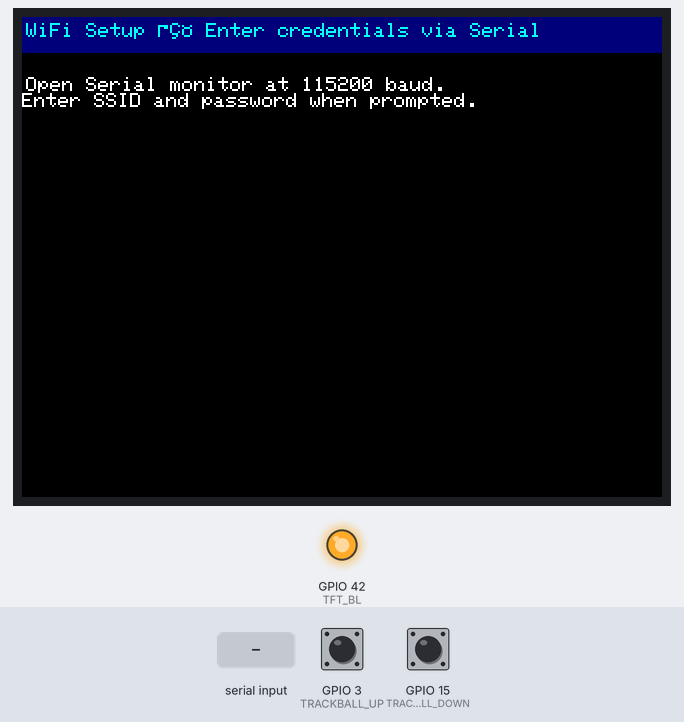
Bench run of a sketch on a simulated ESP32-S3. Shown: 320×240 colour display, output pins drawn as LEDs (lit = HIGH). The test bench sets the inputs (shaded band); at power-on: GPIO 3 (TRACKBALL_UP) HIGH, GPIO 15 (TRACKBALL_DOWN) HIGH. WiFi joins after 1.5 s; servers stay silent unless stated; what the sketch prints to the serial monitor is not drawn.

Above: at 1.8 s.
1.9 s: "1\n" received over Serial
3.4 s: "0\n" received over Serial
At 6.0 s:
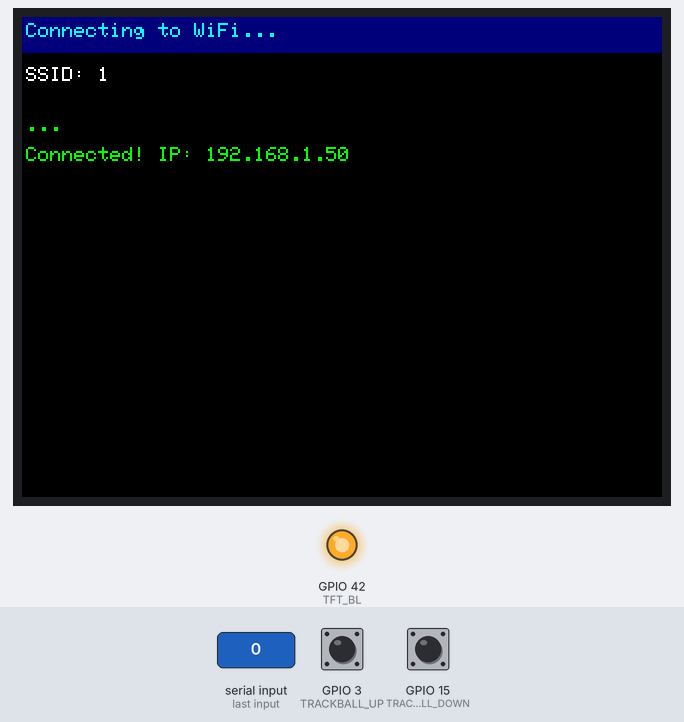
At 6.9 s:
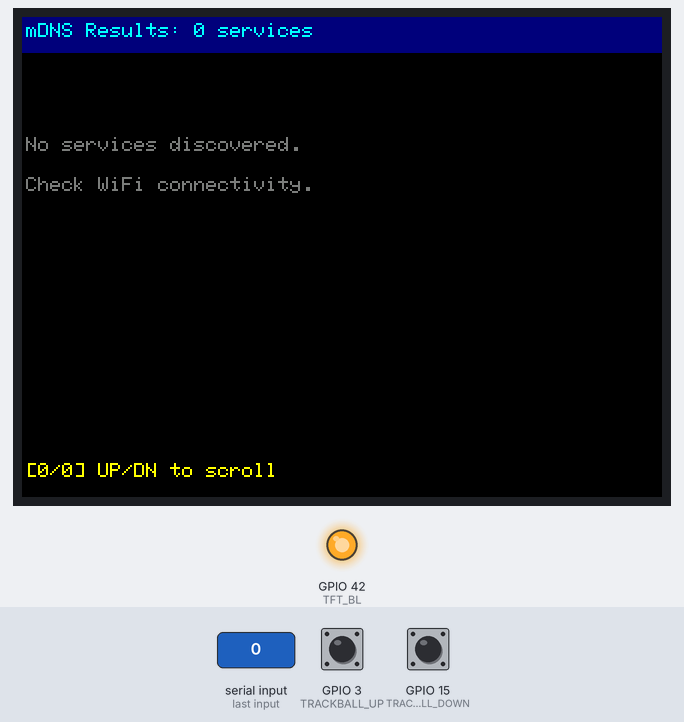
Timing chart, 0 to 8.4 s (numbered marks = the images above; inputs shaded):
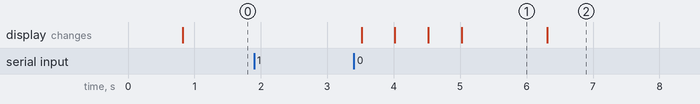

The sketch:

mdns_scanner.ino
```cpp
// =============================================================================
//  mdns_scanner.ino
//  Description : mDNS/Bonjour service discovery scanner for LilyGo T-Deck.
//                Connects to WiFi, queries mDNS services using ESPmDNS,
//                and displays results on the T-Deck 320x240 display with
//                scrolling. Serial outputs JSON per discovered service.
//  Board       : LilyGo T-Deck (ESP32-S3)
//  Libraries   : ESPmDNS (built-in), TFT_eSPI, WiFi (ESP32 core)
//  Serial out  : JSON per service {"name":"...","type":"...","host":"...","ip":"...","port":80}
// =============================================================================

#include <Arduino.h>
#include <WiFi.h>
#include <ESPmDNS.h>
#include <TFT_eSPI.h>
#include <vector>

// ---------------------------------------------------------------------------
// WiFi Credentials — edit before flashing or configure via Serial prompt
// ---------------------------------------------------------------------------
// Leave WIFI_SSID empty to prompt via Serial at startup.
#define WIFI_SSID    ""
#define WIFI_PASS    ""
#define WIFI_TIMEOUT 15000   // ms

// ---------------------------------------------------------------------------
// T-Deck Pin Definitions
// ---------------------------------------------------------------------------
#define TFT_CS    12
#define TFT_DC    11
#define TFT_RST   10
#define TFT_MOSI  41
#define TFT_SCLK  40
#define TFT_BL    42

// Trackball pins
#define TRACKBALL_UP    3
#define TRACKBALL_DOWN  15
#define TRACKBALL_LEFT  1
#define TRACKBALL_RIGHT 2
#define TRACKBALL_CLICK 0

// ---------------------------------------------------------------------------
// Service types to query
// ---------------------------------------------------------------------------
const char* SERVICE_TYPES[] = {
    "_http",
    "_https",
    "_ssh",
    "_smb",
    "_ftp",
    "_homekit",
    "_googlecast",
    "_airplay",
    "_raop",
    "_ipp",
    "_printer",
    "_rfb",
    "_mqtt",
    "_workstation",
    nullptr
};

// ---------------------------------------------------------------------------
// Global state
// ---------------------------------------------------------------------------

TFT_eSPI tft = TFT_eSPI();

struct ServiceEntry {
    String name;
    String service_type;
    String hostname;
    String ip;
    int port;
    String txt;
};

std::vector<ServiceEntry> discovered;
int scroll_offset = 0;
bool scan_complete = false;
String wifi_ssid = "";
String wifi_pass = "";

// ---------------------------------------------------------------------------
// Helpers
// ---------------------------------------------------------------------------

void drawHeader(const char *msg) {
    tft.fillRect(0, 0, 320, 18, TFT_NAVY);
    tft.setCursor(2, 3);
    tft.setTextColor(TFT_CYAN, TFT_NAVY);
    tft.setTextSize(1);
    tft.print(msg);
}

void drawStatus(const char *msg, uint16_t color = TFT_WHITE) {
    tft.fillRect(0, 220, 320, 20, TFT_BLACK);
    tft.setCursor(2, 223);
    tft.setTextColor(color, TFT_BLACK);
    tft.setTextSize(1);
    tft.print(msg);
}

void emitServiceJSON(const ServiceEntry &svc) {
    Serial.print("{\"type\":\"service\",\"name\":\"");
    Serial.print(svc.name);
    Serial.print("\",\"service_type\":\"");
    Serial.print(svc.service_type);
    Serial.print("\",\"host\":\"");
    Serial.print(svc.hostname);
    Serial.print("\",\"ip\":\"");
    Serial.print(svc.ip);
    Serial.print("\",\"port\":");
    Serial.print(svc.port);
    Serial.println("}");
}

// ---------------------------------------------------------------------------
// WiFi connection (with optional Serial credential prompt)
// ---------------------------------------------------------------------------

bool connectWiFi() {
    String ssid = String(WIFI_SSID);
    String pass = String(WIFI_PASS);

    if (ssid.length() == 0) {
        tft.fillScreen(TFT_BLACK);
        drawHeader("WiFi Setup — Enter credentials via Serial");
        tft.setCursor(2, 30);
        tft.setTextColor(TFT_WHITE, TFT_BLACK);
        tft.setTextSize(1);
        tft.println("Open Serial monitor at 115200 baud.");
        tft.println("Enter SSID and password when prompted.");

        Serial.println("[*] Enter WiFi SSID:");
        unsigned long t = millis();
        while (!Serial.available() && millis() - t < 30000) delay(100);
        if (Serial.available()) ssid = Serial.readStringUntil('\n');
        ssid.trim();

        Serial.println("[*] Enter WiFi Password:");
        t = millis();
        while (!Serial.available() && millis() - t < 30000) delay(100);
        if (Serial.available()) pass = Serial.readStringUntil('\n');
        pass.trim();
    }

    wifi_ssid = ssid;
    wifi_pass = pass;

    tft.fillScreen(TFT_BLACK);
    drawHeader("Connecting to WiFi...");
    tft.setCursor(2, 25);
    tft.setTextColor(TFT_WHITE, TFT_BLACK);
    tft.print("SSID: ");
    tft.println(ssid);

    Serial.print("{\"type\":\"wifi_connect\",\"ssid\":\"");
    Serial.print(ssid);
    Serial.println("\"}");

    WiFi.mode(WIFI_STA);
    WiFi.begin(ssid.c_str(), pass.c_str());

    unsigned long start = millis();
    int dots = 0;
    while (WiFi.status() != WL_CONNECTED && millis() - start < WIFI_TIMEOUT) {
        delay(500);
        tft.setCursor(2 + dots * 6, 50);
        tft.setTextColor(TFT_GREEN, TFT_BLACK);
        tft.print(".");
        dots++;
    }

    if (WiFi.status() == WL_CONNECTED) {
        String ip = WiFi.localIP().toString();
        tft.setCursor(2, 65);
        tft.setTextColor(TFT_GREEN, TFT_BLACK);
        tft.print("Connected! IP: ");
        tft.println(ip);
        Serial.print("{\"type\":\"wifi_ok\",\"ip\":\"");
        Serial.print(ip);
        Serial.println("\"}");
        delay(1000);
        return true;
    } else {
        tft.setCursor(2, 65);
        tft.setTextColor(TFT_RED, TFT_BLACK);
        tft.print("WiFi connection failed!");
        Serial.println("{\"type\":\"wifi_error\",\"reason\":\"timeout\"}");
        delay(2000);
        return false;
    }
}

// ---------------------------------------------------------------------------
// mDNS scanning
// ---------------------------------------------------------------------------

void scanMDNS() {
    tft.fillScreen(TFT_BLACK);
    drawHeader("mDNS Scanner — Scanning...");

    if (!MDNS.begin("tdeck")) {
        tft.setCursor(2, 30);
        tft.setTextColor(TFT_RED, TFT_BLACK);
        tft.print("mDNS init failed!");
        Serial.println("{\"type\":\"error\",\"reason\":\"MDNS init failed\"}");
        return;
    }

    int y = 25;
    int idx = 0;
    while (SERVICE_TYPES[idx] != nullptr) {
        const char *stype = SERVICE_TYPES[idx++];

        // Update display
        tft.fillRect(0, 18, 320, 12, TFT_BLACK);
        tft.setCursor(2, 20);
        tft.setTextColor(TFT_YELLOW, TFT_BLACK);
        tft.setTextSize(1);
        char qbuf[40];
        snprintf(qbuf, sizeof(qbuf), "Querying %s._tcp...", stype);
        tft.print(qbuf);

        int n = MDNS.queryService(stype, "tcp");
        Serial.print("{\"type\":\"query\",\"service\":\"");
        Serial.print(stype);
        Serial.print("\",\"found\":");
        Serial.print(n);
        Serial.println("}");

        for (int i = 0; i < n; i++) {
            ServiceEntry entry;
            entry.name = MDNS.hostname(i);
            entry.service_type = String(stype) + "._tcp";
            entry.hostname = MDNS.hostname(i);
            entry.ip = MDNS.IP(i).toString();
            entry.port = MDNS.port(i);
            entry.txt = "";

            discovered.push_back(entry);
            emitServiceJSON(entry);

            // Brief display feedback
            if (y < 210) {
                tft.setCursor(2, y);
                tft.setTextColor(TFT_GREEN, TFT_BLACK);
                char line[50];
                snprintf(line, sizeof(line), "[+] %s  %s:%d",
                         entry.ip.c_str(),
                         entry.service_type.c_str(),
                         entry.port);
                tft.print(line);
                y += 11;
            }
        }
    }

    scan_complete = true;
    Serial.print("{\"type\":\"scan_complete\",\"total\":");
    Serial.print(discovered.size());
    Serial.println("}");
}

// ---------------------------------------------------------------------------
// Display results with scroll
// ---------------------------------------------------------------------------

void displayResults() {
    tft.fillScreen(TFT_BLACK);
    char header_buf[40];
    snprintf(header_buf, sizeof(header_buf), "mDNS Results: %d services", (int)discovered.size());
    drawHeader(header_buf);

    int y = 20;
    int items_per_page = 9;
    int start = scroll_offset;
    int end = min((int)discovered.size(), start + items_per_page);

    for (int i = start; i < end; i++) {
        const ServiceEntry &svc = discovered[i];
        tft.setCursor(2, y);
        tft.setTextColor(TFT_CYAN, TFT_BLACK);
        tft.setTextSize(1);

        char line1[50], line2[50];
        snprintf(line1, sizeof(line1), "%s", svc.name.substring(0, 40).c_str());
        snprintf(line2, sizeof(line2), "  %s:%d [%s]",
                 svc.ip.c_str(), svc.port, svc.service_type.c_str());

        tft.setTextColor(TFT_WHITE, TFT_BLACK);
        tft.print(line1);
        tft.setCursor(2, y + 10);
        tft.setTextColor(TFT_GREEN, TFT_BLACK);
        tft.print(line2);
        y += 22;
    }

    if (discovered.empty()) {
        tft.setCursor(2, 60);
        tft.setTextColor(TFT_DARKGREY, TFT_BLACK);
        tft.print("No services discovered.");
        tft.setCursor(2, 80);
        tft.print("Check WiFi connectivity.");
    }

    // Scroll indicator
    char scroll_info[30];
    snprintf(scroll_info, sizeof(scroll_info), "[%d/%d] UP/DN to scroll",
             min(start + items_per_page, (int)discovered.size()),
             (int)discovered.size());
    drawStatus(scroll_info, TFT_YELLOW);
}

// ---------------------------------------------------------------------------
// Trackball input
// ---------------------------------------------------------------------------

void handleTrackball() {
    if (digitalRead(TRACKBALL_DOWN) == LOW) {
        delay(150);
        if (scroll_offset + 9 < (int)discovered.size()) {
            scroll_offset++;
            displayResults();
        }
    }
    if (digitalRead(TRACKBALL_UP) == LOW) {
        delay(150);
        if (scroll_offset > 0) {
            scroll_offset--;
            displayResults();
        }
    }
}

// ---------------------------------------------------------------------------
// Setup / Loop
// ---------------------------------------------------------------------------

void setup() {
    Serial.begin(115200);
    delay(500);

    pinMode(TFT_BL, OUTPUT);
    digitalWrite(TFT_BL, HIGH);

    pinMode(TRACKBALL_UP, INPUT_PULLUP);
    pinMode(TRACKBALL_DOWN, INPUT_PULLUP);
    pinMode(TRACKBALL_LEFT, INPUT_PULLUP);
    pinMode(TRACKBALL_RIGHT, INPUT_PULLUP);
    pinMode(TRACKBALL_CLICK, INPUT_PULLUP);

    tft.init();
    tft.setRotation(1);
    tft.fillScreen(TFT_BLACK);
    tft.setTextSize(1);

    Serial.println("{\"type\":\"init\",\"device\":\"T-Deck\",\"fw\":\"mdns_scanner\"}");

    if (connectWiFi()) {
        scanMDNS();
        displayResults();
    } else {
        drawHeader("mDNS Scanner — WiFi Error");
        tft.setCursor(2, 40);
        tft.setTextColor(TFT_RED, TFT_BLACK);
        tft.print("Could not connect to WiFi.");
        tft.setCursor(2, 55);
        tft.print("Set WIFI_SSID/WIFI_PASS and reflash,");
        tft.setCursor(2, 70);
        tft.print("or enter credentials via Serial.");
    }
}

void loop() {
    if (scan_complete) {
        handleTrackball();
    }
    delay(50);
}
```

Measured:
- after the input at 1.9 s, every drawn part: stays the same
- after the input at 3.4 s, the display: first changes after 0.12 s (image 1 shows a later state)
- what the display in image 1 shows lasts 1.3 s, from 5.0 s to 6.3 s
